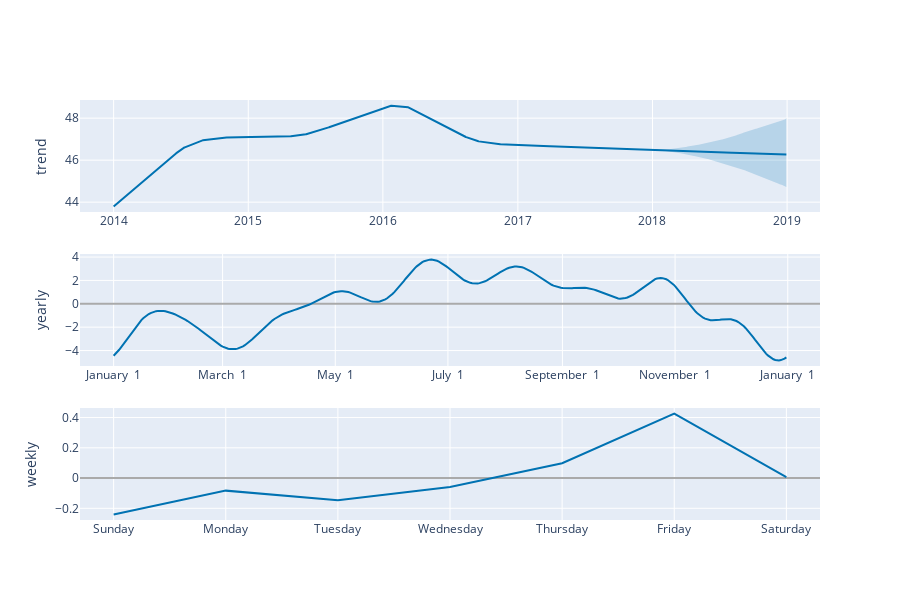

Source (notebook cell):
### Code cell
plot_components_plotly(model, forecast)

### Figure 1 — Plotly figure (JSON) as saved in the notebook; plotly's stock layout.template omitted (floating-point values rounded to 4 significant figures; data arrays with more than 128 entries replaced by an {"elided": "..."} marker saying what was removed)
{"data": [{"line": {"color": "#0072B2", "width": 2}, "mode": "lines", "name": "trend", "type": "scatter", "x": {"elided": "1825 str values"}, "xaxis": "x", "y": {"elided": "1825 float values"}, "yaxis": "y"}, {"line": {"color": "rgba(0, 114, 178, 0.2)", "width": 0}, "mode": "lines", "name": "trend_upper", "type": "scatter", "x": {"elided": "1825 str values"}, "xaxis": "x", "y": {"elided": "1825 float values"}, "yaxis": "y"}, {"fill": "tonexty", "fillcolor": "rgba(0, 114, 178, 0.2)", "line": {"color": "rgba(0, 114, 178, 0.2)", "width": 0}, "mode": "lines", "name": "trend_lower", "type": "scatter", "x": {"elided": "1825 str values"}, "xaxis": "x", "y": {"elided": "1825 float values"}, "yaxis": "y"}, {"line": {"color": "#0072B2", "width": 2}, "mode": "lines", "name": "yearly", "type": "scatter", "x": {"elided": "365 str values"}, "xaxis": "x2", "y": {"elided": "365 float values"}, "yaxis": "y2"}, {"line": {"color": "#0072B2", "width": 2}, "mode": "lines", "name": "weekly", "type": "scatter", "x": ["2017-01-01T00:00:00", "2017-01-02T00:00:00", "2017-01-03T00:00:00", "2017-01-04T00:00:00", "2017-01-05T00:00:00", "2017-01-06T00:00:00", "2017-01-07T00:00:00"], "xaxis": "x3", "y": [-0.2404, -0.08325, -0.1471, -0.05983, 0.09783, 0.426, 0.006752], "yaxis": "y3"}], "layout": {"height": 600, "showlegend": false, "width": 900, "xaxis": {"anchor": "y", "domain": [0, 1], "range": ["2013-10-01T19:12:00", "2019-03-31T04:48:00"], "type": "date"}, "xaxis2": {"anchor": "y2", "domain": [0, 1], "range": ["2016-12-13T18:54:02.958904115", "2018-01-18T11:04:57.863013581"], "tickformat": "%B %e", "type": "date"}, "xaxis3": {"anchor": "y3", "domain": [0, 1], "range": ["2016-12-31T16:48:00", "2017-01-07T07:12:00"], "tickformat": "%A", "type": "date"}, "yaxis": {"anchor": "x", "autorange": true, "domain": [0.7333, 1], "range": [43.53, 48.86], "rangemode": "normal", "title": {"text": "trend"}, "type": "linear", "zerolinecolor": "#AAA"}, "yaxis2": {"anchor": "x2", "autorange": true, "domain": [0.3667, 0.6333], "range": [-5.323, 4.262], "title": {"text": "yearly"}, "type": "linear", "zerolinecolor": "#AAA"}, "yaxis3": {"anchor": "x3", "autorange": true, "domain": [0, 0.2667], "range": [-0.2774, 0.463], "title": {"text": "weekly"}, "type": "linear", "zerolinecolor": "#AAA"}}}
